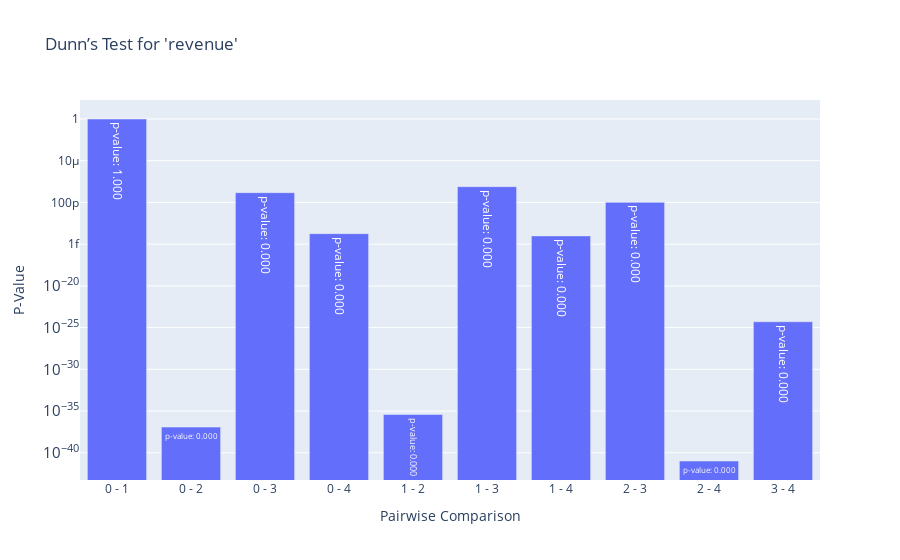

The cell this chart's notebook holds for it:
### Markdown cell above
#### Effect Size and Post Hoc Analysis

### Code cell
plot_dunns_test(revenue_df, 'revenue')

### Figure 1 — Plotly figure (JSON) as saved in the notebook; plotly's stock layout.template omitted (floating-point values rounded to 4 significant figures)
{"data": [{"hoverinfo": "text", "text": ["p-value: 1.000", "p-value: 0.000", "p-value: 0.000", "p-value: 0.000", "p-value: 0.000", "p-value: 0.000", "p-value: 0.000", "p-value: 0.000", "p-value: 0.000", "p-value: 0.000"], "type": "bar", "x": ["0 - 1", "0 - 2", "0 - 3", "0 - 4", "1 - 2", "1 - 3", "1 - 4", "2 - 3", "2 - 4", "3 - 4"], "y": [1, 1.188e-37, 1.492e-09, 1.811e-14, 3.895e-36, 7.806e-09, 9.719e-15, 1.029e-10, 1.034e-41, 5.027e-25]}], "layout": {"showlegend": false, "title": {"text": "Dunn’s Test for 'revenue'"}, "xaxis": {"title": {"text": "Pairwise Comparison"}}, "yaxis": {"title": {"text": "P-Value"}, "type": "log"}}}
